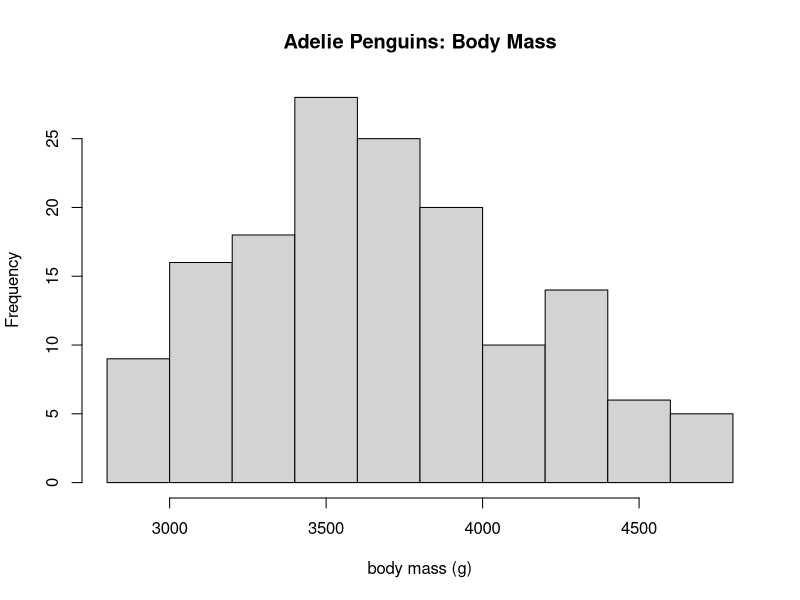
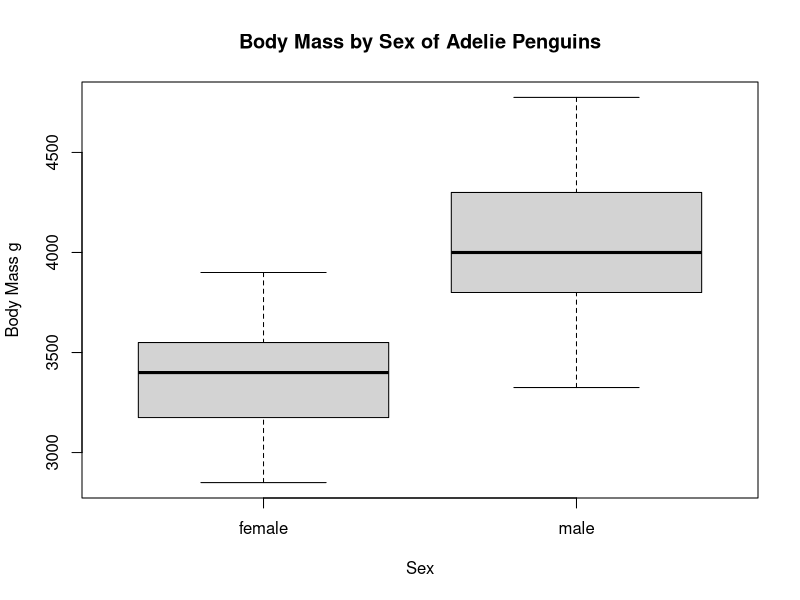

Write the R code that produced these figures, in order.
## ---- chunk 1
knitr::opts_chunk$set(echo = TRUE)
## ---- chunk 2
require(palmerpenguins)

## ---- chunk 3

dat_ade = droplevels(subset(penguins, species == "Adelie"))

hist(dat_ade$body_mass_g, main = "Adelie Penguins: Body Mass", xlab = "body mass (g)")
## ---- chunk 4
dat_mass = droplevels(subset(penguins, species == "Adelie"))

boxplot(body_mass_g ~ sex, data = dat_mass, ylab = "Body Mass g", xlab = "Sex", main = "Body Mass by Sex of Adelie Penguins")

## ---- chunk 5
dat_gurl = (subset(dat_mass, sex == "female"))


t.test(dat_gurl$body_mass_g,
       alternative = c("two.sided"),
       mu = 0)



## ---- chunk 6

dat_guy = (subset(dat_mass, sex == "male"))

t.test(dat_gurl$body_mass_g,
       alternative = c("greater"),
       mu = 4000)
## ---- chunk 7
t.test(dat_gurl$body_mass_g, dat_guy$body_mass_g)


## ---- chunk 8

t.test(body_mass_g ~ sex, data = dat_ade)

## ---- chunk 9
t.test(dat_guy$body_mass_g, dat_gurl$body_mass_g, alternative = "greater")

## ---- chunk 10
t.test(dat_gurl$body_mass_g, dat_guy$body_mass_g, alternative = "greater")

